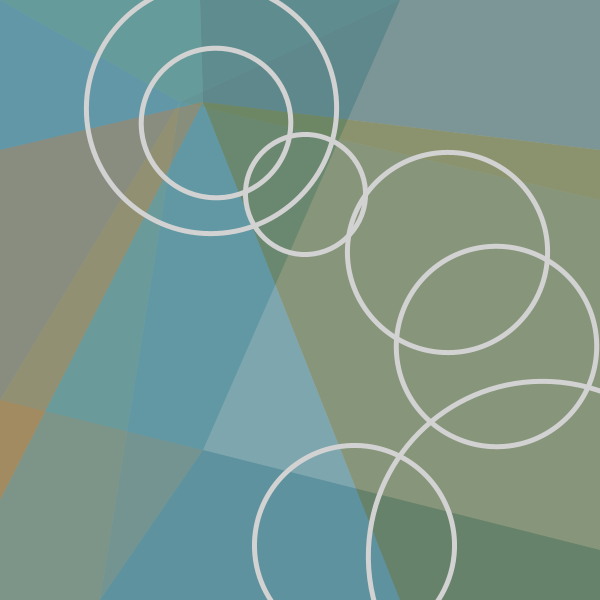
Frame 1 (no input)
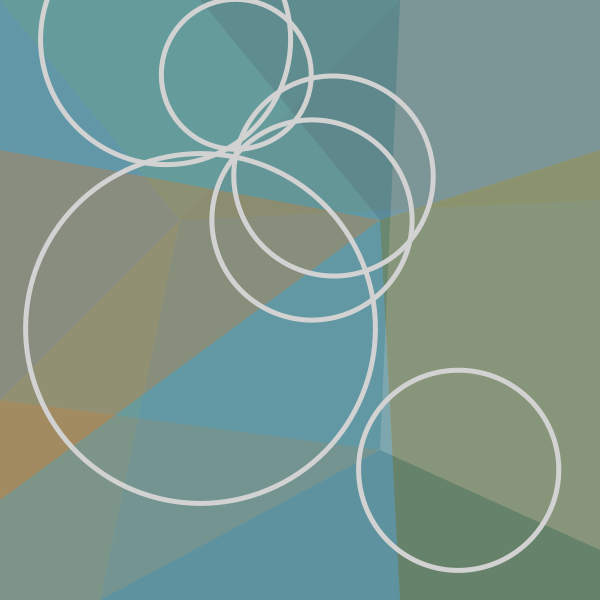
Frame 60 (the mouse pressed at the canvas centre just before this capture)
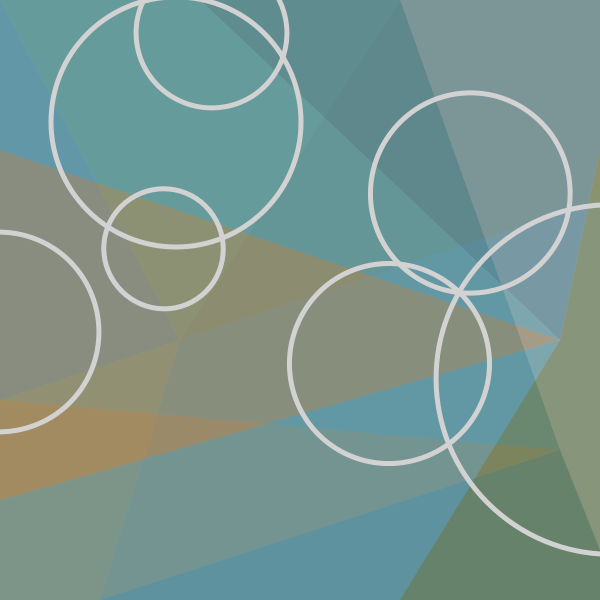
Frame 120 (the mouse held since frame 60 and released just before this capture)

The Processing sketch that drew these frames (run headless with seeded random() and noise(); from frame 60 on, the mouse is pressed at the canvas centre):

// Processing sketch: processing_145117
// ── processing_145117.pde

// Konkuk University
// Department of Dynamic Media
// SOS iDesign
// Name: CHOI Seung-hwan
// ID: 201420112

float tx = 200;
float ty = 100;
float xs = 3;
float ys = 2;

float angle;

void setup() {
  smooth();
  size(600, 600);
}

void draw() {

  background(255);
  angle+=0.045;

  // figure #1

  ty=ty+ys;

  noStroke();

  fill(#4253A7, 135);
  triangle(0, 0, 0, 400, width*0.3, ty);

  fill(#637638, 135);
  triangle(0, 0, 400, 0, width*0.3, ty);

  fill(#896A3B, 135);
  quad(0, 400, 0, height, 100, height, width*0.3, ty);

  fill(#3B6189, 135);
  quad(100, height, width, height, width, 200, width*0.3, ty);

  fill(#554523, 135);
  quad(400, 0, width, 0, width, 200, width*0.3, ty);

  if ((ty<0) || (ty>height)) {
    ys = ys * -1;
  }

  // figure #2

  tx=tx+xs;

  fill(200, 135);
  quad(400, 0, width, 0, width, 200, tx, height*3/4);

  fill(200, 135);
  triangle(width, 200, width, 550, tx, height*3/4);

  fill(#467886, 135);
  quad(width, 550, width, height, 100, height, tx, height*3/4);

  fill(#9B8151, 135);
  quad(100, height, 0, height, 0, 400, tx, height*3/4);

  fill(#51949B, 135);
  quad(0, 0, 0, 400, tx, height*3/4, 400, 0);

  if ((tx<0) || (tx>width)) {
    xs = xs * -1;
  }

  // figure #3

  fill(#467886, 135);
  quad(200, 0, width, 0, width, 150, tx, ty);

  fill(#51949B, 135);
  quad(0, 150, 0, 0, 200, 0, tx, ty);

  fill(#9B8151, 135);
  triangle(0, 500, 0, 150, tx, ty);

  fill(#51949B, 135);
  quad(0, 500, 0, height, 400, height, tx, ty);

  fill(#637638, 135);
  quad(400, height, width, height, width, 150, tx, ty);

  // elllipse

  strokeWeight(5);
  stroke(210);
  noFill();

  pushMatrix();
  translate(width*2/3, height*2/3);
  rotate(angle);
  ellipse(150, 150, 350, 350);
  popMatrix();

  pushMatrix();
  translate(width*3/4, height*2/3);
  rotate(-angle*1.5);
  ellipse(50, -50, 200, 200);
  popMatrix();

  pushMatrix();
  translate(width*0.3, height*0.133);
  rotate(-angle);
  ellipse(30, 30, 250, 250);
  ellipse(120, 120, 120, 120);
  popMatrix();

  pushMatrix();
  translate(width*0.3, height*0.133);
  rotate(angle*2);
  ellipse(40, 40, 150, 150);
  popMatrix();

  pushMatrix();
  translate(width*2/3, height/3);
  rotate(angle);
  ellipse(50, 50, 200, 200);
  popMatrix();

  pushMatrix();
  translate(width/3, height*2/3);
  rotate(-angle/1.5);
  ellipse(150, 150, 200, 200);
  popMatrix();
}
